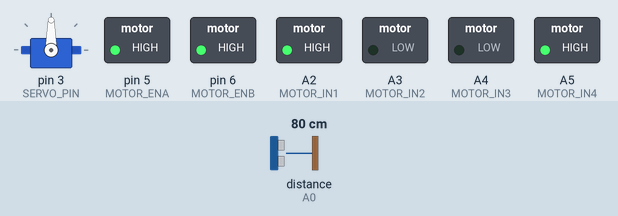
Simulated run of this sketch. Board: Arduino Uno, built with avr-gcc and run on an emulated ATmega328P. Parts: servo, switched loads named in the sketch (green lamp = pin HIGH). The test bench sets the inputs (shaded band); at power-on: distance to the obstacle (sensor on A0) 80 cm. The echo pulse lasts 58.3 µs per cm; pins used as bus, display or sensor lines are not drawn.

Above: at 1.2 s.
1.3 s: distance to the obstacle (sensor on A0) set to 37 cm
2.8 s: distance to the obstacle (sensor on A0) set to 32 cm
At 3.3 s:
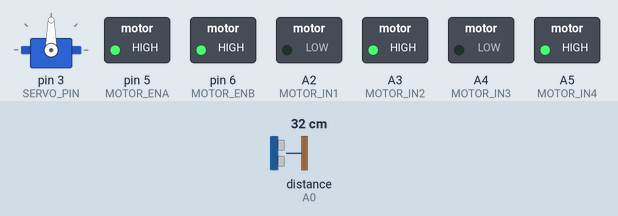
4.3 s: distance to the obstacle (sensor on A0) set to 96 cm
5.8 s: distance to the obstacle (sensor on A0) set to 102 cm
At 6.4 s:
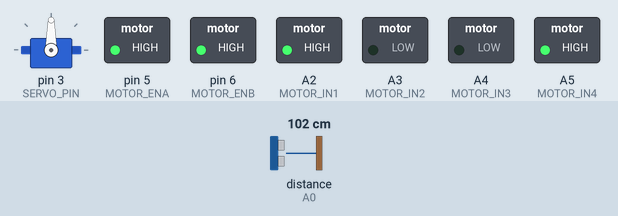
7.3 s: distance to the obstacle (sensor on A0) set to 2 cm
At 7.8 s:
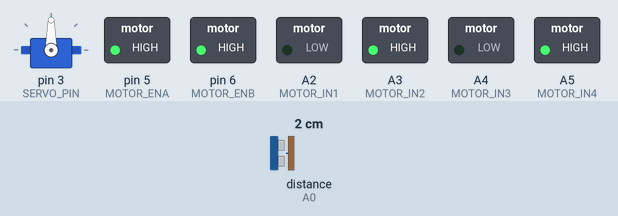
8.8 s: distance to the obstacle (sensor on A0) set to 120 cm
At 9.7 s:
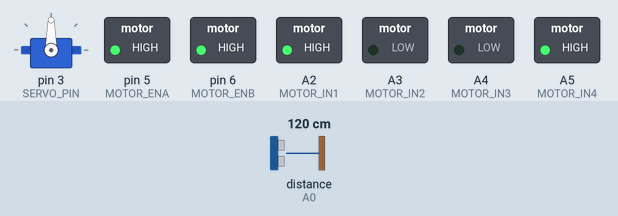
Timing chart, 0 to 11.3 s (numbered marks = the images above; inputs shaded):
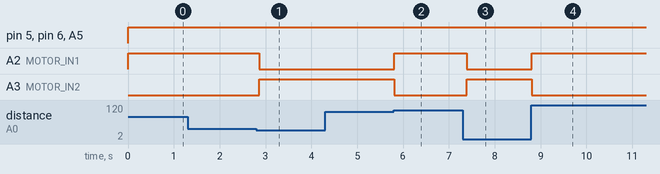

Measured:
- the behaviour switches between 36 and 35 cm on distance to the obstacle (sensor on A0) (found by bisection; images 0 and 1)
- the behaviour switches between 99 and 100 cm on distance to the obstacle (sensor on A0) (found by bisection; images 1 and 2)
- after the input at 1.3 s, every drawn part: stays the same
- after the input at 2.8 s, A2 (MOTOR_IN1): HIGH → LOW after 0.06 s; A3 (MOTOR_IN2): LOW → HIGH after 0.06 s
- after the input at 4.3 s, every drawn part: stays the same
- after the input at 5.8 s, A2 (MOTOR_IN1): LOW → HIGH at once; A3 (MOTOR_IN2): HIGH → LOW at once
- after the input at 7.3 s, A2 (MOTOR_IN1): HIGH → LOW after 0.09 s; A3 (MOTOR_IN2): LOW → HIGH after 0.09 s
- after the input at 8.8 s, A2 (MOTOR_IN1): LOW → HIGH at once; A3 (MOTOR_IN2): HIGH → LOW at once

The sketch:

sonicSensor.ino
```cpp
#include <Servo.h>

#define ON 1
#define OFF 0
#define INCREASE 1
#define DECREASE 0
#define MOTOR_IN1 A2
#define MOTOR_IN2 A3
#define MOTOR_IN3 A4
#define MOTOR_IN4 A5
#define MOTOR_ENA 5
#define MOTOR_ENB 6
#define SERVO_PIN 3
#define MIN_SERVO_ANGLE 40
#define MAX_SERVO_ANGLE 180
#define SERVO_INCREMENT 20
#define SERVO_DELAY 50
#define SS_TRIG A1
#define SS_ECHO A0

int servoDirection = INCREASE;
int servoAngle = MIN_SERVO_ANGLE;
const int SERVO_MIDDLE = MIN_SERVO_ANGLE + ((MAX_SERVO_ANGLE - MIN_SERVO_ANGLE) / 2);

/**********************************************************/

class SonicSensor {
  public:
    SonicSensor(int, int, long);
    long distance();
    int serialMonitor(int);
  private:
    long margin;
    long recentDistances[10];
    long *head;
    long averageDistance;
    bool withinMargin(long);
    int SS_trig;
    int SS_echo;
    int serialMonitorMode;
};

SonicSensor::SonicSensor(int SS_trig, int SS_echo, long margin) {
  for (int i = 0; i < 10; i++)
    recentDistances[i] = i;
  averageDistance = 0;
  head = recentDistances;
  this->margin = margin;
  this->SS_trig = SS_trig;
  this->SS_echo = SS_echo;
  serialMonitorMode = OFF;
  pinMode(SS_trig, OUTPUT);
  pinMode(SS_echo, INPUT);
}

bool SonicSensor::withinMargin(long thisDistance)
{
  long previousAverage = averageDistance;

  if (head == &recentDistances[0])
    head = recentDistances + 9;
  else
    head--;

  *head = thisDistance;

  averageDistance = 0;
  for (int i = 0; i < 10; i ++) {
    averageDistance += recentDistances[i];
  }
  averageDistance = averageDistance / 10;

  if (thisDistance < previousAverage + margin ||
      thisDistance > previousAverage - margin)
    return false;
  else
    return true;
}

long SonicSensor::distance()
{
  bool foo;
  long distance, duration;
  do {
    digitalWrite(SS_trig, LOW);
    delayMicroseconds(2);
    digitalWrite(SS_trig, HIGH);
    delayMicroseconds(10);
    digitalWrite(SS_trig, LOW);
    duration = pulseIn(SS_echo, HIGH, 80000);
    distance = (duration / 2) / 29.1;
    foo = withinMargin(distance);
  } while (foo);
  if (serialMonitorMode == ON) {
    Serial.print("Distance: ");
    Serial.println(distance);
  }
  return distance;
}

int SonicSensor::serialMonitor(int mode)
{
  if (mode == ON) {
    Serial.begin(9600);
    serialMonitorMode = ON;
    return 1;
  }
  else if (mode == OFF) {
    Serial.end();
    serialMonitorMode = OFF;
    return 1;
  }
  else return 0;
}

/*******************************************************/

void goForward()
{
  digitalWrite(MOTOR_IN1, HIGH);
  digitalWrite(MOTOR_IN2, LOW);
  digitalWrite(MOTOR_IN3, LOW);
  digitalWrite(MOTOR_IN4, HIGH);
  analogWrite(MOTOR_ENA, 255);
  analogWrite(MOTOR_ENB, 255);
}

void stopMoving()
{
  analogWrite(MOTOR_ENA, LOW);
  analogWrite(MOTOR_ENB, LOW);
}

void turnLeft()
{
  digitalWrite(MOTOR_IN1, LOW);
  digitalWrite(MOTOR_IN2, HIGH);
  digitalWrite(MOTOR_IN3, LOW);
  digitalWrite(MOTOR_IN4, HIGH);
  analogWrite(MOTOR_ENA, 255);
  analogWrite(MOTOR_ENB, 255);
}

void turnRight()
{
  digitalWrite(MOTOR_IN1, HIGH);
  digitalWrite(MOTOR_IN2, LOW);
  digitalWrite(MOTOR_IN3, HIGH);
  digitalWrite(MOTOR_IN4, LOW);
  analogWrite(MOTOR_ENA, 255);
  analogWrite(MOTOR_ENB, 255);
}

/*******************************************************/

void advanceServo(Servo servo)
{
  if (servoAngle == MAX_SERVO_ANGLE)
    servoDirection = DECREASE;
  else if (servoAngle == MIN_SERVO_ANGLE)
    servoDirection = INCREASE;

  if (servoDirection == INCREASE)
    servoAngle += SERVO_INCREMENT;
  else if (servoDirection == DECREASE)
    servoAngle -= SERVO_INCREMENT;

  servo.write(servoAngle);
  delay(SERVO_DELAY);
}

/*******************************************************/

SonicSensor ss(SS_TRIG, SS_ECHO, 20);
Servo servo;

void setup() {
  //ss.serialMonitor(ON);
  servo.attach(SERVO_PIN);
  pinMode(MOTOR_IN1, OUTPUT);
  pinMode(MOTOR_IN2, OUTPUT);
  pinMode(MOTOR_IN3, OUTPUT);
  pinMode(MOTOR_IN4, OUTPUT);
  pinMode(MOTOR_ENA, OUTPUT);
  pinMode(MOTOR_ENB, OUTPUT);
}
void loop() {
  long distance;

  goForward();
  do {
    distance = ss.distance();
    advanceServo(servo);
  } while (distance > 35 || distance == 0);
  stopMoving();

  if (servoAngle <= SERVO_MIDDLE)
    turnLeft();
  else if (servoAngle > SERVO_MIDDLE)
    turnRight();
  do {
    distance = ss.distance();
    //advanceServo(servo);
  } while (distance < 100);
  stopMoving();
}
```
